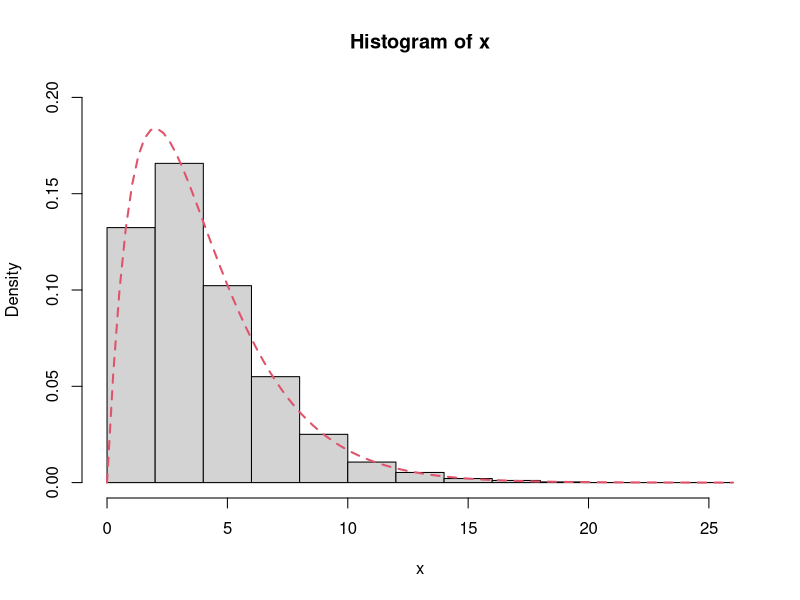
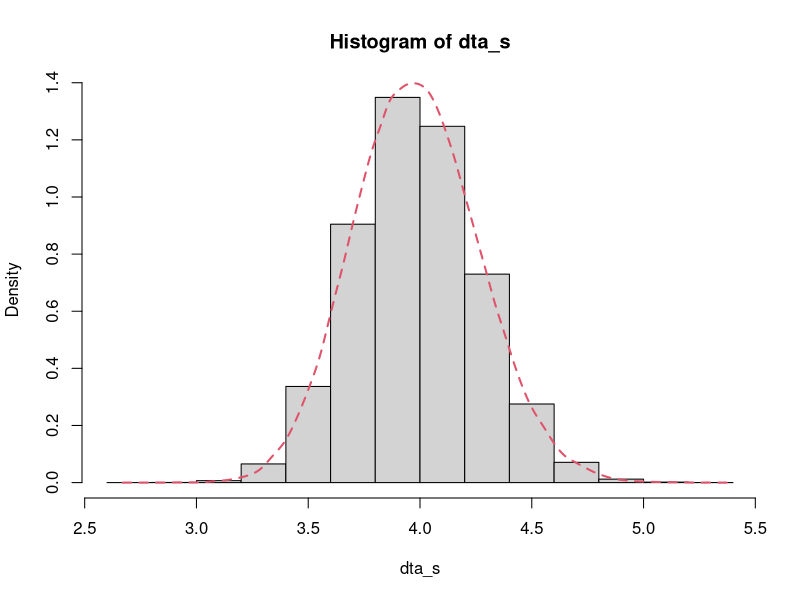

The R source for these figures, in order:
### 建立一筆卡方分配的資料
x <- rchisq(10000, df = 4)

# 畫圖確認分配的樣子
hist(x, freq = FALSE, ylim = c(0, 0.2))
curve(dchisq(x, df = 4), col = 2, lty = 2, lwd = 2, add = TRUE)

### 進行抽樣
# 設定抽樣次數 (大約跑10秒，如果太久把數字改小)
times <- 100000

# 設定方資料的地方
dta_s <- matrix(0, times)

# 開始抽樣
for (i in 1:times) {
    x_s <- sample(x, 100)
    dta_s[i] <- mean(x_s)
}

# 畫圖看結果
hist(dta_s, freq = FALSE)
lines(density(dta_s), col = 2, lty = 2, lwd = 2)
